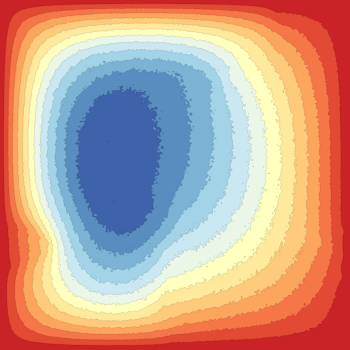

Here is the notebook cell this chart was saved with:
### Markdown cell above
# This is the input of the model

### Code cell
idx = 2
z_true = train_dataset.normalizer_x.inverse_transform(u)
z_true = z_true[idx, ..., 0].numpy()

_ = showcontour(z_true, width=350, height=350,)

### Figure 1 — Plotly figure (JSON) as saved in the notebook; plotly's stock layout.template omitted (floating-point values rounded to 4 significant figures; data arrays with more than 128 entries replaced by an {"elided": "..."} marker saying what was removed)
{"data": [{"colorscale": [[0, "rgb(165,0,38)"], [0.1, "rgb(215,48,39)"], [0.2, "rgb(244,109,67)"], [0.3, "rgb(253,174,97)"], [0.4, "rgb(254,224,144)"], [0.5, "rgb(255,255,191)"], [0.6, "rgb(224,243,248)"], [0.7, "rgb(171,217,233)"], [0.8, "rgb(116,173,209)"], [0.9, "rgb(69,117,180)"], [1, "rgb(49,54,149)"]], "line": {"smoothing": 0.85, "width": 0.1}, "showscale": false, "type": "contour", "z": {"elided": "211x211 float values"}}], "layout": {"height": 350, "margin": {"b": 0, "l": 0, "r": 0, "t": 0}, "width": 350, "xaxis": {"showticklabels": false, "title": {"text": "x-label"}, "visible": false}, "yaxis": {"showticklabels": false, "title": {"text": "y-label"}, "visible": false}}}
